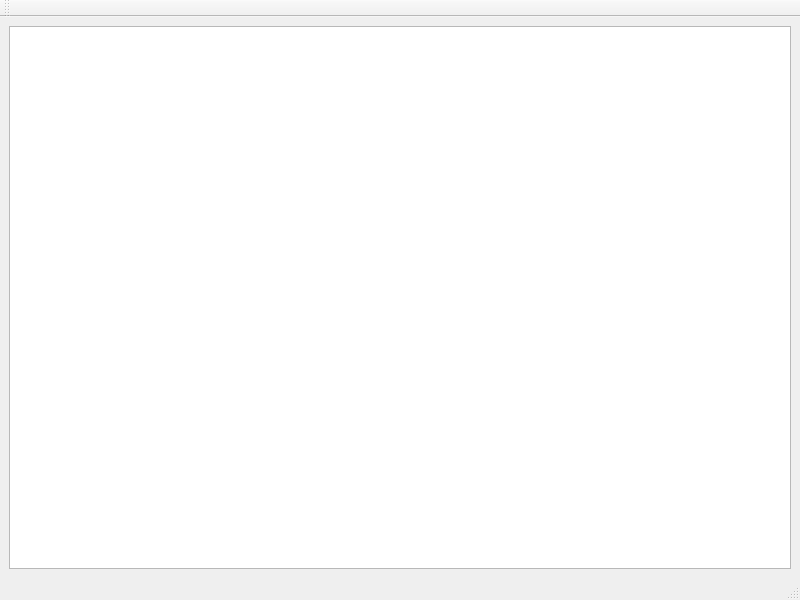
<ui version="4.0" >
 <class>jingleCallsGui</class>
 <widget class="QMainWindow" name="jingleCallsGui" >
  <property name="geometry" >
   <rect>
    <x>0</x>
    <y>0</y>
    <width>800</width>
    <height>600</height>
   </rect>
  </property>
  <property name="windowTitle" >
   <string>Main Window</string>
  </property>
  <widget class="QWidget" name="centralwidget" >
   <property name="geometry" >
    <rect>
     <x>0</x>
     <y>12</y>
     <width>800</width>
     <height>567</height>
    </rect>
   </property>
   <layout class="QVBoxLayout" name="verticalLayout" >
    <item>
     <widget class="QTreeView" name="treeView" />
    </item>
   </layout>
  </widget>
  <widget class="QStatusBar" name="statusbar" >
   <property name="geometry" >
    <rect>
     <x>0</x>
     <y>579</y>
     <width>800</width>
     <height>21</height>
    </rect>
   </property>
  </widget>
  <widget class="QToolBar" name="toolBar" >
   <property name="geometry" >
    <rect>
     <x>0</x>
     <y>0</y>
     <width>800</width>
     <height>12</height>
    </rect>
   </property>
   <property name="windowTitle" >
    <string>Toolbar</string>
   </property>
   <attribute name="toolBarArea" >
    <enum>TopToolBarArea</enum>
   </attribute>
   <attribute name="toolBarBreak" >
    <bool>false</bool>
   </attribute>
  </widget>
 </widget>
 <resources/>
 <connections/>
</ui>
